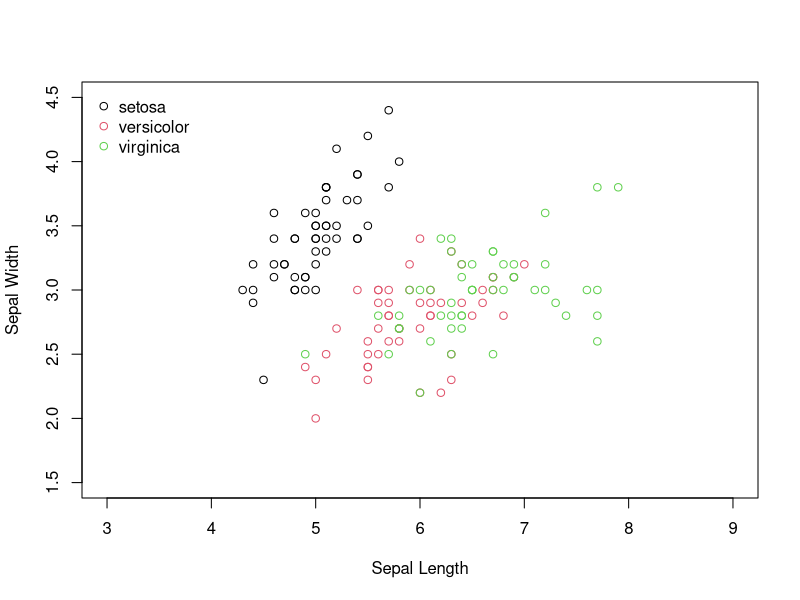

Write R code to recreate this figure.
## ---- chunk 1
library(datasets)
data(iris)
head(iris)
## ---- chunk 2
plot(iris[,'Sepal.Length'],iris[,'Sepal.Width'],
       ylim=c(1.5,4.5),xlim=c(3,9),
       ylab="Sepal Width",xlab="Sepal Length",
       col=iris$Species) 
  legend("topleft",inset=0.01,legend=unique(iris$Species),pch=1,col=c(1,2,3),box.lty=0)
